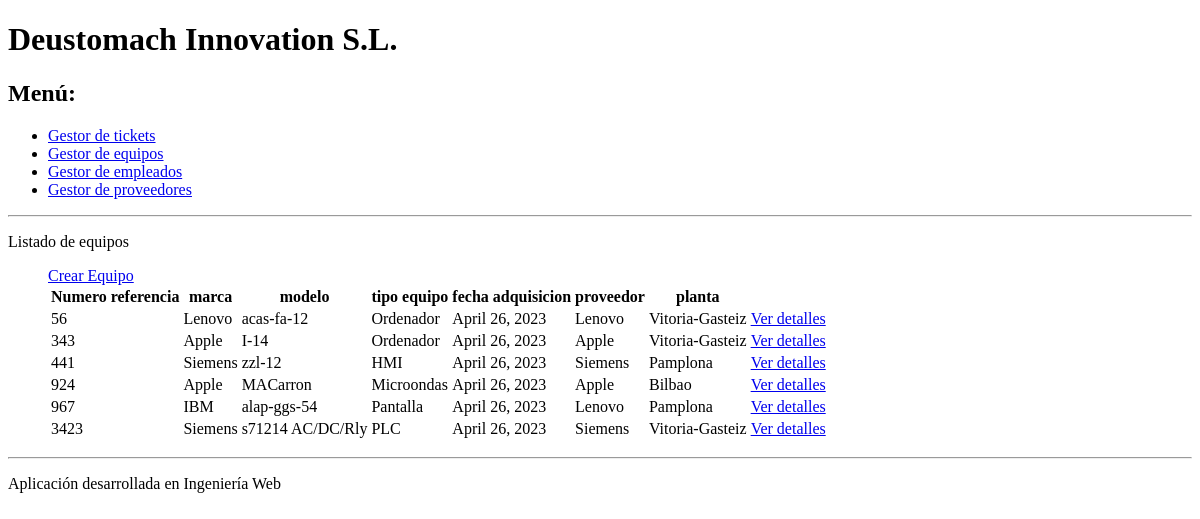
The app's page /aplicacion/equipos/, older data.
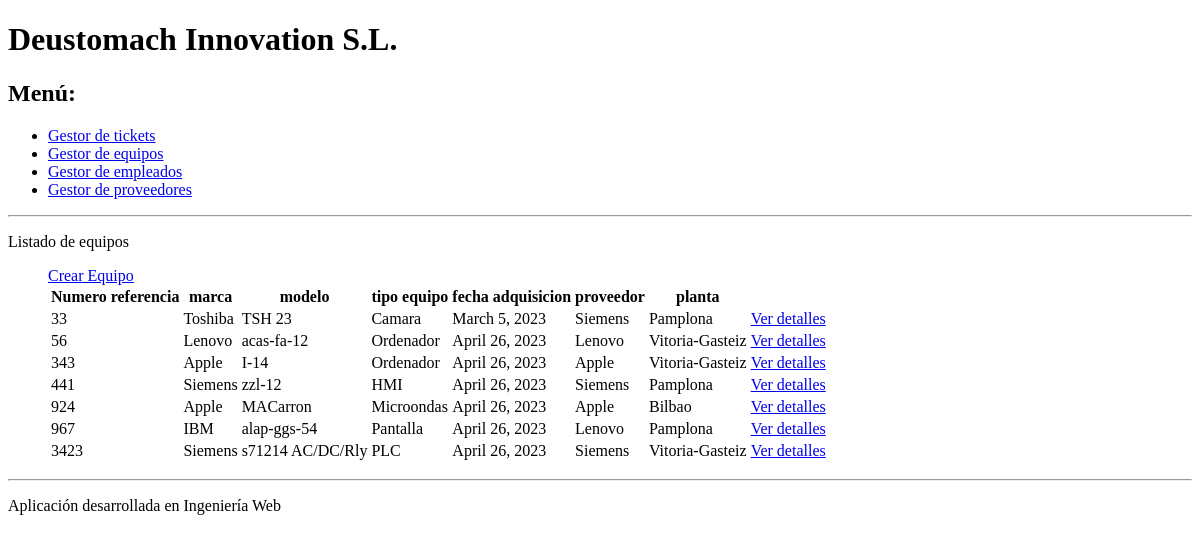
The same page, newer data.
### app_reto1/models.py (models this page shows, shortened)
class Equipo(models.Model):
    num_serie = models.IntegerField()
    marca = models.CharField(max_length=20)
    modelo = models.CharField(max_length=50)
    tipo_equipo = models.CharField(max_length=20)
    fecha_adquisicion = models.DateField()
    fecha_puesta_marcha = models.DateField()
    proveedor = models.ForeignKey(Proveedor, on_delete=models.CASCADE)
    planta = models.ForeignKey(Planta, on_delete=models.CASCADE)

class Proveedor(models.Model):
    nombre = models.CharField(max_length=20)
    telefono = models.IntegerField()
    def __str__(self):
        return self.nombre

class Planta(models.Model):
    nombre = models.CharField(max_length=20)
    telefono = models.IntegerField()
    direccion = models.CharField(max_length=50)
    def __str__(self):
        return self.nombre

### app_reto1/views.py (the view)
# urls.py: path('equipos/', views.index_equpos, name='equipos'),
def index_equpos(request):
    equipos = get_list_or_404(Equipo.objects.order_by("num_serie"))
    context = {"lista_equipos": equipos}
    return render(request, "equipo_list.html", context)

### app_reto1/templates/equipo_list.html (shortened to what this page needs)
{% extends "base.html" %}
{% block contenido %}
<p>Listado de equipos</p>
{% if lista_equipos %}
<ul>
    <a href="/aplicacion/equipos/create">Crear Equipo</a>
    <table>
        <tr>
            <th>Numero referencia</th>
            <th>marca</th>
            <th>modelo</th>
            <th>tipo equipo</th>
            <th>fecha adquisicion</th>
            <th>proveedor</th>
            <th>planta</th>
        </tr>
        {% for e in lista_equipos %}
        <tr>
            <td>{{ e.num_serie}}</td>
            <td>{{ e.marca}}</td>
            <td>{{ e.modelo}}</td>
            <td>{{ e.tipo_equipo}}</td>
            <td>{{ e.fecha_adquisicion}}</td>
            <td>{{ e.proveedor}}</td>
            <td>{{ e.planta}}</td>
            <td><a href="/aplicacion/equipos/{{ e.id }}">Ver detalles</a></td>
        </tr>
        {% endfor %}
    </table>
</ul>
{% else %}
<p>No hay Equipos creados.</p>
{% endif %}
{% endblock contenido %}

Row changes from the older to the newer data that the page shows:
added Equipo: num_serie "33", marca "Toshiba", modelo "TSH 23", tipo_equipo "Camara", fecha_adquisicion "March 5, 2023", proveedor "Siemens", planta "Pamplona"
